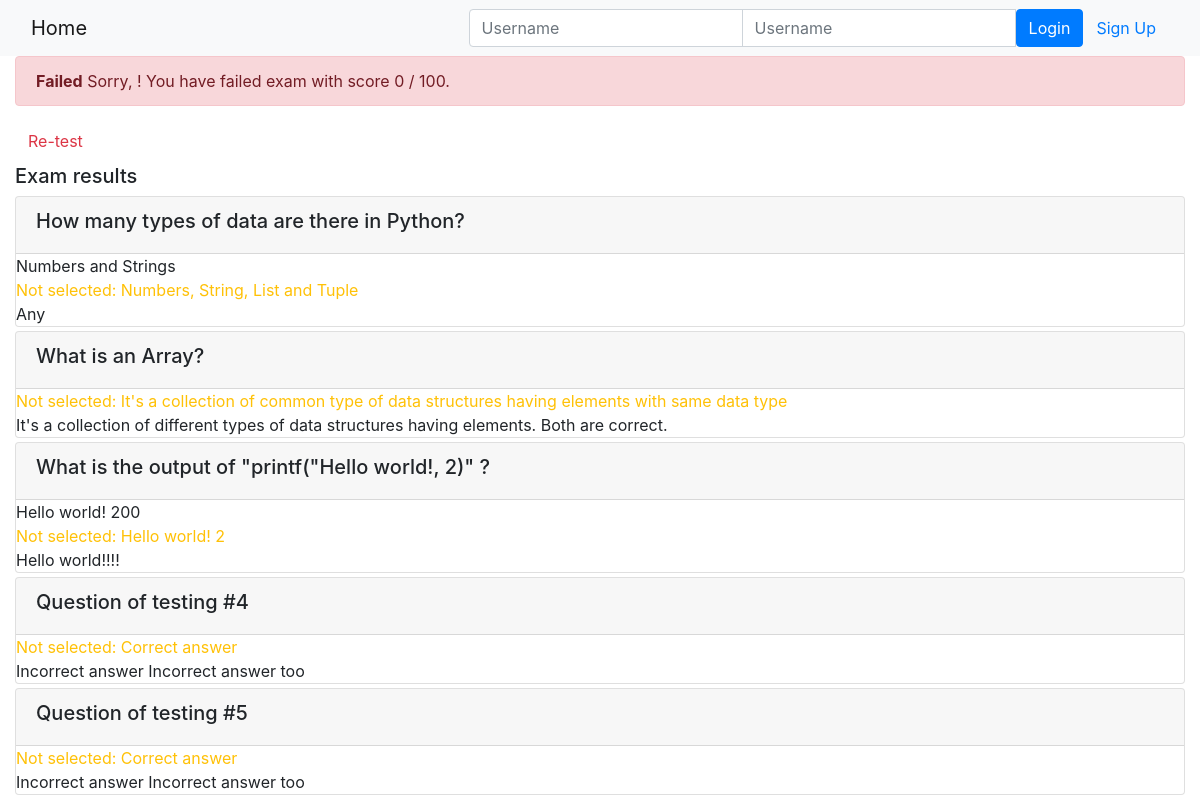
Screenshot of /onlinecourse/1/show_exam_result/1 with the database file from the repository.
### onlinecourse/models.py (models this page shows, shortened)
class Question(models.Model):
    course = models.ForeignKey(Course, on_delete=models.CASCADE)
    text = models.TextField()
    grade = models.IntegerField(default=1)

class Choice(models.Model):
    question = models.ForeignKey(Question, on_delete=models.CASCADE)
    content = models.TextField()
    correct = models.BooleanField()

### onlinecourse/views.py (the view)
# urls.py: path('<int:course_id>/show_exam_result/<int:submission_id>', views.show_exam_result, name='show_exam_result'),
def show_exam_result(request, course_id, submission_id):
    course = Course.objects.get(id=course_id)
    submission = Submission.objects.get(id=submission_id)
    selected_ids = []
    selected_count = 0
    for choice in submission.chocies.all():
        selected_ids.append(choice.id)
        if choice.correct:
            selected_count += choice.question.grade
    complete_count = 0
    for question in course.question_set.all():
        for choice in question.choice_set.all():
            if choice.correct:
                complete_count += choice.question.grade
    context = {}
    context['course'] = course
    context['selected_ids'] = selected_ids
    context['grade'] = int(100.0 * selected_count / complete_count)
    return render(request, 'onlinecourse/exam_result_bootstrap.html', context)

### onlinecourse/templates/onlinecourse/exam_result_bootstrap.html (shortened to what this page needs)
<!DOCTYPE html>
<html lang="en">
<head>
    {% load static %}
    <link rel="stylesheet" href="https://maxcdn.bootstrapcdn.com/bootstrap/4.5.2/css/bootstrap.min.css">
</head>
<body>
 <nav class="navbar navbar-light bg-light">
    <div class="container-fluid">
        <div class="navbar-header">
              <a class="navbar-brand" href="{% url 'onlinecourse:index' %}">Home</a>
        </div>
        <ul class="nav navbar-nav navbar-right">
            {% if user.is_authenticated %}
            <li>
                <a class="btn btn-link" href="#">{{ user.first_name }}({{ user.username }})</a>
                <a class="btn btn-link" href="{% url 'onlinecourse:logout' %}">Logout</a>
            </li>
            {% else %}
            <li>
                <form class="form-inline" action="{% url 'onlinecourse:login' %}" method="post">
                    <div class="input-group">
                        <input type="text" class="form-control" placeholder="Username" name="username" >
                        <input type="password" class="form-control" placeholder="Username" name="psw" >
                        <button class="btn btn-primary" type="submit">Login</button>
                        <a class="btn btn-link" href="{% url 'onlinecourse:registration' %}">Sign Up</a>
                    </div>
                </form>
            </li>
            {% endif %}
        </ul>
    </div>
</nav>
<div class="container-fluid">
    {% if grade > 80 %}
    <div class="alert alert-success">
        <strong>Congratulations, {{ user.first_name }}!</strong> You have passed the exam and completed the course with score {{ grade }} / 100.
    </div>
        {% else %}
        <div class="alert alert-danger">
            <strong>Failed</strong> Sorry, {{ user.first_name }}! You have failed exam with score {{ grade }} / 100.
        </div>
        <a class="btn btn-link text-danger" href="{% url 'onlinecourse:course_details' course.id %}">Re-test</a>
        {% endif %}
        <div class="card-columns-vertical mt-1">
        <h5 class="">Exam results</h5>
            {% for question in course.question_set.all %}
                <div class="card mt-1">
                    <div class="card-header"><h5>{{ question.text}}</h5></div>
                    {% for choice in question.choice_set.all %}
                        {% if choice.correct and choice.id in selected_ids %}
                            <span class="text-success">Correct answer: {{ choice.content }}</span>
                        {% else %}
                            {% if not choice.correct and choice.id in selected_ids %}
                                <span class="text-danger">Should not be selected: {{ choice.content }}</span>
                            {% else %}
                                {% if choice.correct %}
                                    <span class="text-warning">Not selected: {{ choice.content }}</span>
                                {% else %}
                                    {{ choice.content }}
                                {% endif %}
                            {% endif %}
                        {% endif %}
                    {% endfor %}
                </div>
            {% endfor %}
        </div>
    </div>
</body>
</html>

### rows the page displays
Question: text "How many types of data are there in Python?"
Choice: content "Numbers and Strings"
Choice: content "Numbers, String, List and Tuple"
Choice: content "Any"
Question: text "What is an Array?"
Choice: content "It's a collection of common type of data structures having elements with same data type"
Choice: content "It's a collection of different types of data structures having elements."
Choice: content "Both are correct."
Question: text "What is the output of \"printf(\"Hello world!, 2)\" ?"
Choice: content "Hello world! 200"
Choice: content "Hello world! 2"
Choice: content "Hello world!!!!"
Question: text "Question of testing #4"
Choice: content "Correct answer"
Choice: content "Incorrect answer"
Choice: content "Incorrect answer too"
Question: text "Question of testing #5"
Choice: content "Correct answer"
Choice: content "Incorrect answer"
Choice: content "Incorrect answer too"

### other values shown
{{ grade }} "0"
